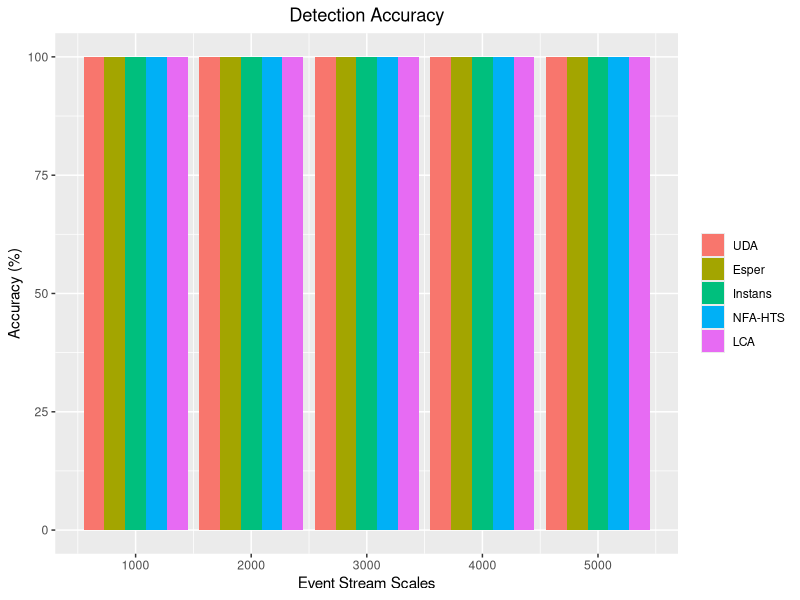

Here is the R script that generated this plot:
## ---- chunk 1
knitr::opts_chunk$set(echo = TRUE)
## ---- chunk 2

library(readxl)

data_accuracy<-read_excel("Accuracy_2.xlsx")
print(data_accuracy)

## ---- chunk 3

library(tibble)

#change first column (scales)  to row name
data_accuracy_col_to_row <- column_to_rownames(data_accuracy, var = "scales")
print(data_accuracy_col_to_row)


## ---- chunk 4

library(reshape2)

accuracy_melt <- melt(data_accuracy, id.vars = "scales")
head(accuracy_melt)


## ---- chunk 5
library(ggplot2)
library(dplyr)

figure_accuracy <- ggplot(accuracy_melt, aes(x=scales, y=value, fill=variable)) + 
  geom_bar(stat = "identity", position = position_dodge()) +
  labs(y = "Accuracy (%)", x="Event Stream Scales") + ggtitle("Detection Accuracy")+
  theme(plot.title = element_text(hjust = 0.5), legend.title = element_blank())

print(figure_accuracy)
